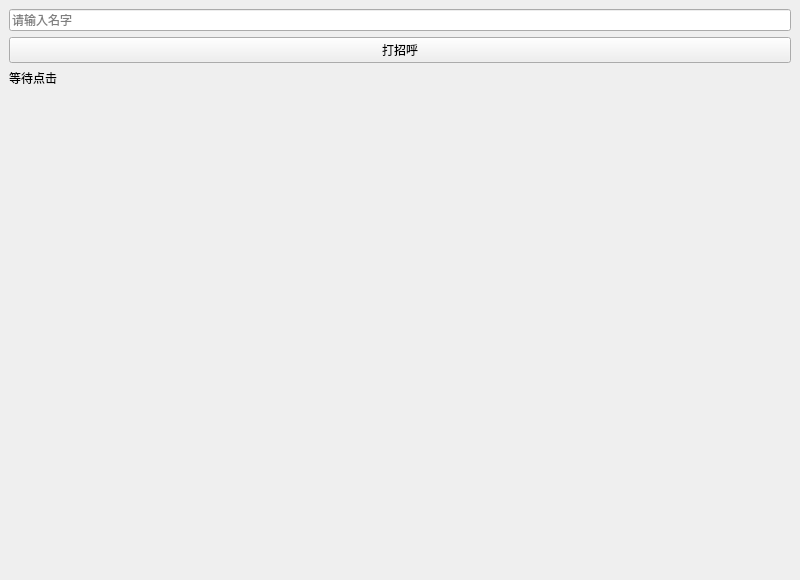
<?xml version="1.0" encoding="UTF-8"?>
<ui version="4.0">
 <class>MainWindow</class>
 <widget class="QMainWindow" name="MainWindow">
  <property name="geometry">
   <rect>
    <x>0</x>
    <y>0</y>
    <width>800</width>
    <height>580</height>
   </rect>
  </property>
  <property name="windowTitle">
   <string>35 Designer 与 setupUi</string>
  </property>
  <widget class="QWidget" name="centralwidget">
   <layout class="QVBoxLayout" name="verticalLayout">
    <item>
     <widget class="QLineEdit" name="nameEdit">
      <property name="placeholderText">
       <string>请输入名字</string>
      </property>
     </widget>
    </item>
    <item>
     <widget class="QPushButton" name="runButton">
      <property name="text">
       <string>打招呼</string>
      </property>
     </widget>
    </item>
    <item>
     <widget class="QLabel" name="resultLabel">
      <property name="text">
       <string>等待点击</string>
      </property>
     </widget>
    </item>
    <item>
     <spacer name="verticalSpacer">
      <property name="orientation">
       <enum>Qt::Vertical</enum>
      </property>
      <property name="sizeHint" stdset="0">
       <size>
        <width>20</width>
        <height>40</height>
       </size>
      </property>
     </spacer>
    </item>
   </layout>
  </widget>
 </widget>
 <resources />
 <connections />
</ui>
